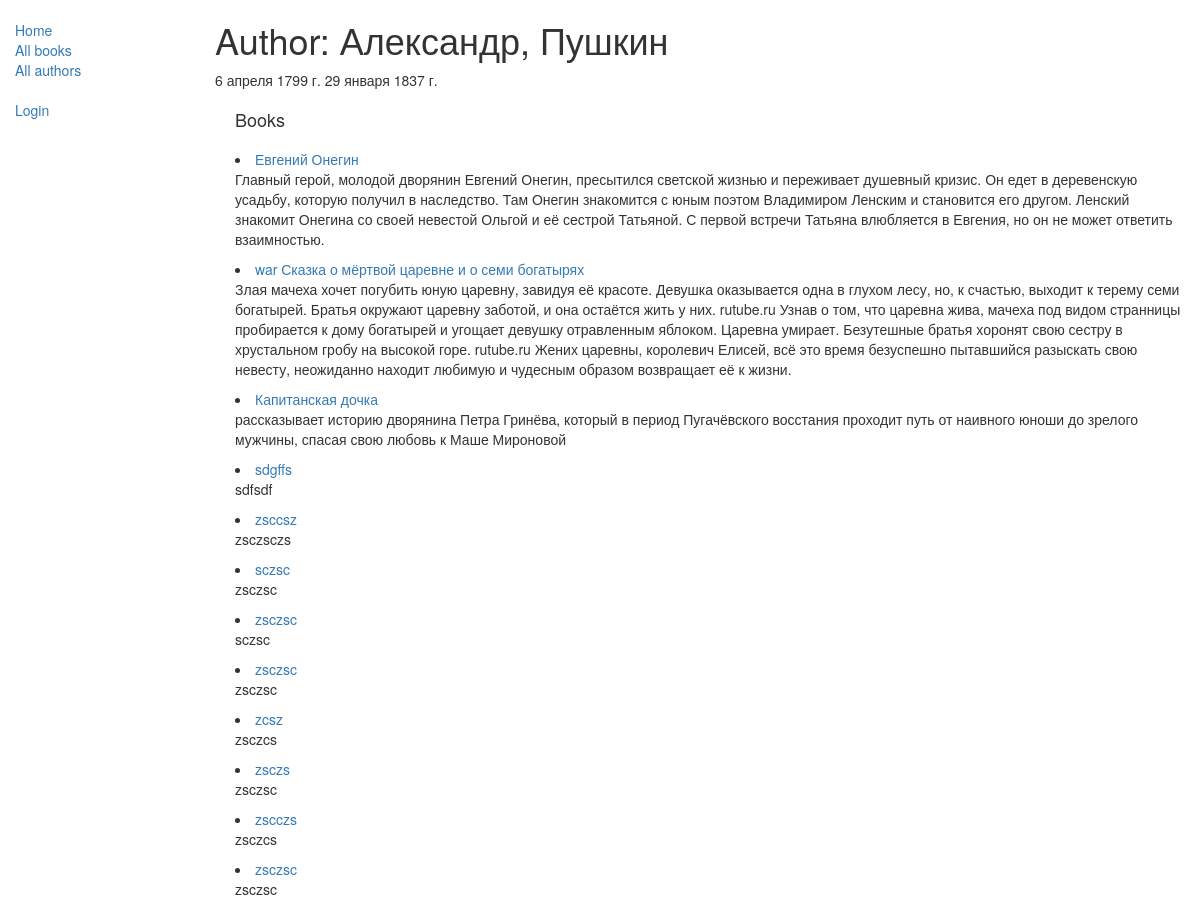
/catalog/author/3, run on the app's committed database.
### catalog/models.py (models this page shows, shortened)
class Author(models.Model):
    first_name = models.CharField(max_length=100)
    last_name = models.CharField(max_length=100)
    date_of_birth = models.DateField(null=True, blank=True)
    date_of_death = models.DateField('died', null=True, blank=True)
    class Meta:
        ordering = ['last_name']

class Book(models.Model):
    title = models.CharField(max_length=200)
    author = models.ForeignKey('Author', on_delete=models.SET_NULL, null=True)
    summary = models.TextField(max_length=1000, help_text="Enter a brief description of the book")
    isbn = models.CharField('ISBN', max_length=13, help_text='13 Character <a href="https://www.isbn-international.org/content/what-isbn">ISBN number</a>')
    genre = models.ManyToManyField(Genre, help_text="Select a genre for this book")
    language = models.ForeignKey('Language', on_delete=models.SET_NULL, null=True)
    def get_absolute_url(self):
        return reverse('book-detail', args=[str(self.id)])
    def display_genre(self):
        """
        Creates a string for the Genre. This is required to display genre in Admin.
        """
        return ', '.join([genre.name for genre in self.genre.all()[:3]])
    display_genre.short_description = 'Genre'

### catalog/views.py (the view)
# urls.py: re_path(r'^author/(?P<pk>\d+)$', views.AuthorDetailView.as_view(), name='author-detail'),
class AuthorDetailView(generic.DetailView):
    model = Author

### catalog/templates/catalog/author_detail.html (shortened to what this page needs)
{% extends "base_generic.html" %}
{% block content %}
  <h1>Author: {{ author.first_name }}, {{ author.last_name }}</h1>
  <p> {{ author.date_of_birth}} {{author.date_of_death}} </p>
  <div style="margin-left:20px;margin-top:20px">
    <h4>Books</h4>
      {% for book in author.book_set.all %}
    <li>
        <a href="{{ book.get_absolute_url }}">{{ book.title }}</a><br>
        <p>{{ book.summary }}</p>
    </li>
      {% endfor %}
  </div>
{% endblock %}

### data on the page
Author: first_name "Александр", last_name "Пушкин", date_of_birth "6 апреля 1799 г.", date_of_death "29 января 1837 г."
Book: title "Евгений Онегин", summary "Главный герой, молодой дворянин Евгений Онегин, пресытился светской жизнью и переживает душевный кризис. Он едет в деревенскую усадьбу, которую получил в наследство. Там Онегин знакомится с юным поэтом Владимиром Ленским и становится его другом. Ленский знакомит Онегина со своей невестой Ольгой и её сестрой Татьяной. С первой встречи Татьяна влюбляется в Евгения, но он не может ответить взаимностью."
Book: title "war Сказка о мёртвой царевне и о семи богатырях", summary "Злая мачеха хочет погубить юную царевну, завидуя её красоте. Девушка оказывается одна в глухом лесу, но, к счастью, выходит к терему семи богатырей. Братья окружают царевну заботой, и она остаётся жить у них. rutube.ru Узнав о том, что царевна жива, мачеха под видом странницы пробирается к дому богатырей и угощает девушку отравленным яблоком. Царевна умирает. Безутешные братья хоронят свою сестру в хрустальном гробу на высокой горе. rutube.ru Жених царевны, королевич Елисей, всё это время безуспешно пытавшийся разыскать свою невесту, неожиданно находит любимую и чудесным образом возвращает её к жизни."
Book: title "Капитанская дочка", summary "рассказывает историю дворянина Петра Гринёва, который в период Пугачёвского восстания проходит путь от наивного юноши до зрелого мужчины, спасая свою любовь к Маше Мироновой"
Book: title "sdgffs", summary "sdfsdf"
Book: title "zsccsz", summary "zsczsczs"
Book: title "sczsc", summary "zsczsc"
Book: title "zsczsc", summary "sczsc"
Book: title "zsczsc", summary "zsczsc"
Book: title "zcsz", summary "zsczcs"
Book: title "zsczs", summary "zsczsc"
Book: title "zscczs", summary "zsczcs"
Book: title "zsczsc", summary "zsczsc"
